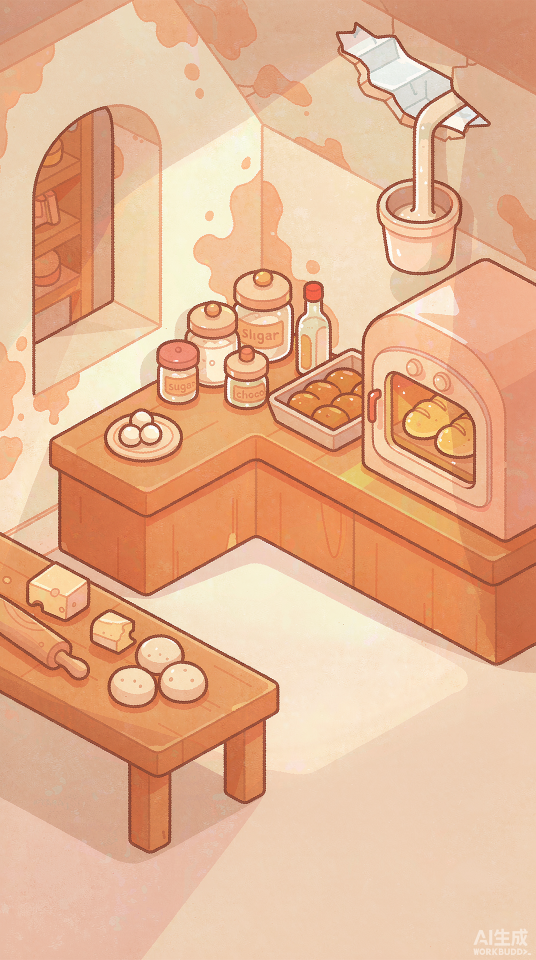
#> input picture art/generated/batch02_scenes/source/env_s1_kitchen_bg_v1_deprecated.png, 1072 x 1920 px (shown at 1/2 size)
$ python process_scenes.py source/env_s1_kitchen_bg_v1_deprecated.png source/env_s1_kitchen_bg_v1_src.png
#> lines starting #> are read from the running program, lines starting #| are printed output that depends on the picture
"""《欢闹厨房》B3-A 常驻场景后处理（可复现）

用法：python process_scenes.py <源PNG> <输出JPG>
链路：清除右下角平台水印（上方等大平坦色块复制 + 羽化）→ 等比缩放到 1080 宽 → 中心裁切到 1080x1920 → 输出 JPG。
约束：不拉伸变形；不修改 source/ 原图；满幅不透明场景不做透明抠图。
"""
from PIL import Image
import sys
import os

TARGET_W, TARGET_H = 1080, 1920
# 平台水印实测落在右下角这一块；四张图均按构图约束把此处留成平坦色块
WM_X, WM_Y = 0.83, 0.945
FADE = 12


def remove_watermark(im):
    w, h = im.size
    x0, y0 = int(w * WM_X), int(h * WM_Y)
    bw, bh = w - x0, h - y0
    if y0 - bh < 0:
        raise RuntimeError("水印区域过高，无法取上方同尺寸色块")
    patch = im.crop((x0, y0 - bh, w, y0))
    mask = Image.new("L", (bw, bh), 255)
    mp = mask.load()
    for yy in range(bh):
        for xx in range(bw):
            d = min(xx, yy)
            if d < FADE:
                mp[xx, yy] = int(255 * d / FADE)
    im.paste(patch, (x0, y0), mask)
    return im, (x0, y0, w, h)


def normalize(im):
    w, h = im.size
    s = TARGET_W / w
    nh = round(h * s)
    im = im.resize((TARGET_W, nh), Image.LANCZOS)
    if nh >= TARGET_H:
        top = (nh - TARGET_H) // 2
        return im.crop((0, top, TARGET_W, top + TARGET_H))
    s = TARGET_H / h
    nw = round(w * s)
    im = im.resize((nw, TARGET_H), Image.LANCZOS)
    left = (nw - TARGET_W) // 2
    return im.crop((left, 0, left + TARGET_W, TARGET_H))


def main():
    if len(sys.argv) != 3:
        raise SystemExit("用法：python process_scenes.py <源PNG> <输出JPG>")
    src, out = sys.argv[1], sys.argv[2]
    if os.path.abspath(src) == os.path.abspath(out):
        raise SystemExit("拒绝：输入输出同路径")
    im = Image.open(src).convert("RGB")
#> im is the input picture: PIL image 1072x1920 RGB; mean R, G, B 229.1, 180.4, 146.1
    print("输入", im.size)
#| 输入 (1072, 1920)
    im, box = remove_watermark(im)
#> in remove_watermark, `patch = im.crop((x0, y0 - bh, w, y0))`:
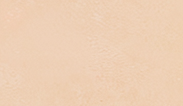
#> patch: PIL image 183x106 RGB; mean R, G, B 237.6, 207.3, 181
#> in remove_watermark, `mask = Image.new("L", (bw, bh), 255)`: mask: PIL image 183x106 L; every value is 255
#> box = (889, 1814, 1072, 1920)
    print("水印清除区", box)
#| 水印清除区 (889, 1814, 1072, 1920)
    im = normalize(im)
#> in normalize, `return im.crop((0, top, TARGET_W, top + TARGET_H))`:
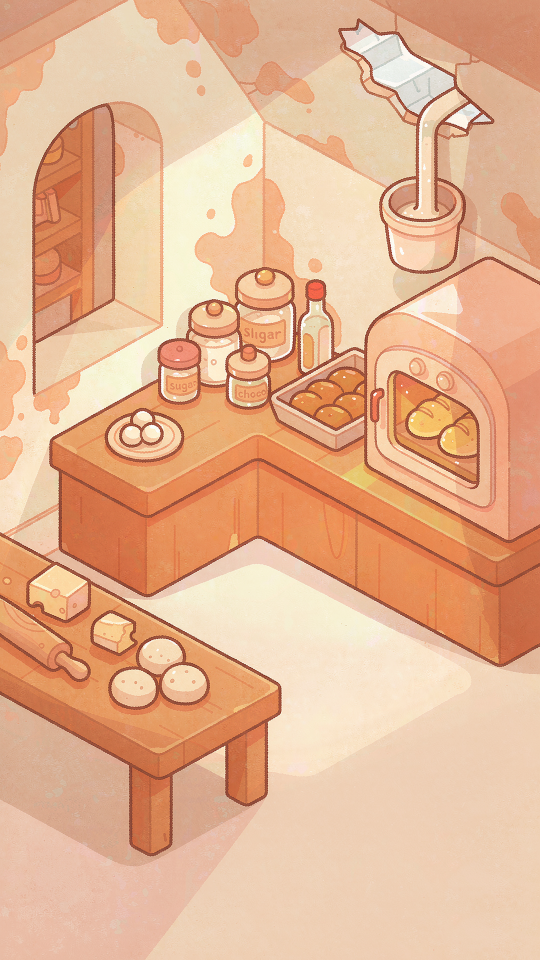
#> returned value: PIL image 1080x1920 RGB (shown at 1/2 size); mean R, G, B 229.1, 180.3, 146
    os.makedirs(os.path.dirname(out), exist_ok=True)
    im.save(out, "JPEG", quality=92, subsampling=0)
    print("输出", out, im.size, os.path.getsize(out), "bytes")
#| 输出 source/env_s1_kitchen_bg_v1_src.png (1080, 1920) 657408 bytes


if __name__ == "__main__":
    main()
